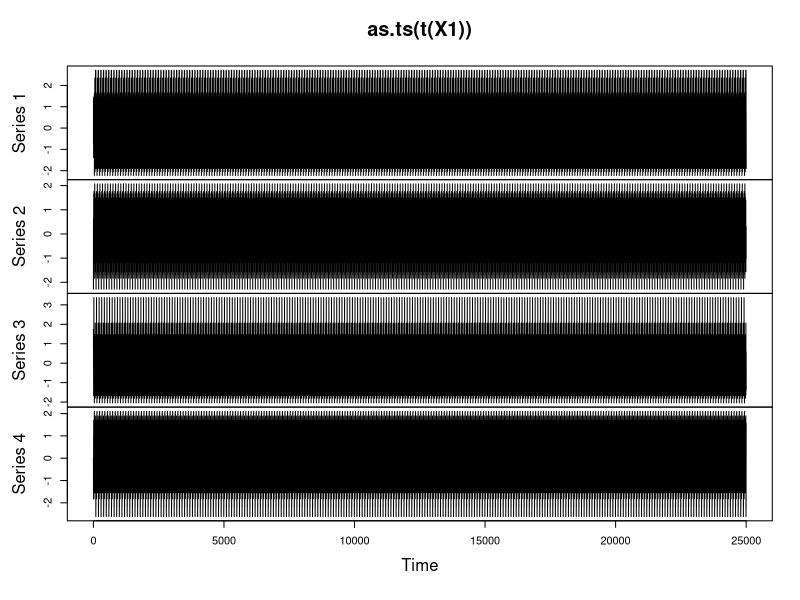
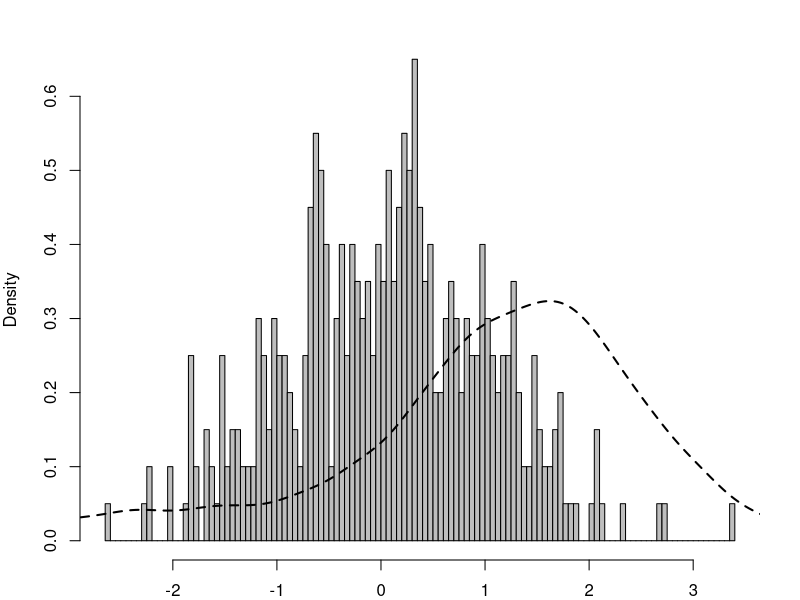

Write the R code that produced these figures, in order.
DIM <- 5
N <- 25000
M <- 4
X <- array(read.table("X.dat")[[1]], dim=c(DIM, M, N))
X1 <- X[1,,]
plot(as.ts(t(X1)))

mu <- list(rep(-1.5, DIM), rep(1.5, DIM))
Sigma <- list(matrix(-0.1, DIM, DIM), matrix(-0.1, DIM, DIM))
diag(Sigma[[1]]) <- diag(Sigma[[2]]) <- 1
Sigma[[1]] <- Sigma[[1]] * 4
beta <- list(0.2, 0.8)
rpi <- function(n) {
  require(mvtnorm) || stop()
  N1 <- round(n * beta[[1]])
  N2 <- n - N1
  Y1 <- rmvnorm(N1, mu[[1]], Sigma[[1]])
  Y2 <- rmvnorm(N2, mu[[2]], Sigma[[2]])
  Y <- rbind(Y1, Y2)
  Y[sample(n),]
}
xx <- rpi(5000)[,1]
pi <- density(xx, from=-8, to=6)
par(mar=c(2,4,2,2))
hist(X[1,,], breaks=100, prob=TRUE, col="gray", xlab="", main="")
lines(pi, lwd=2, lty=2)
